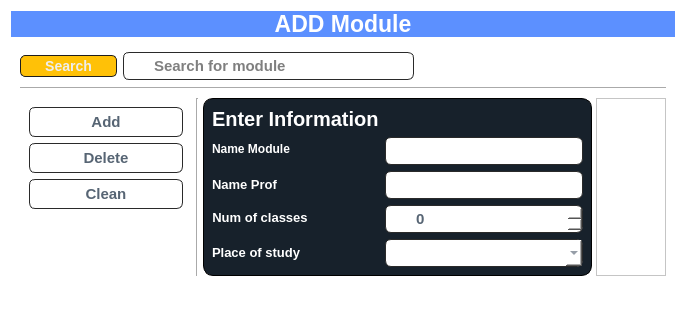
               <widget class="QWidget" name="page_2">
                <property name="styleSheet">
                 <string notr="true">QWidget{background:#fff;}</string>
                </property>
                <layout class="QVBoxLayout" name="verticalLayout_24">
                 <item>
                  <widget class="QLabel" name="label_24">
                   <property name="font">
                    <font>
                     <pointsize>17</pointsize>
                     <weight>75</weight>
                     <bold>true</bold>
                    </font>
                   </property>
                   <property name="styleSheet">
                    <string notr="true">background-color: rgb(92, 144, 255);
color: rgb(255, 255, 255);</string>
                   </property>
                   <property name="text">
                    <string>&lt;html&gt;&lt;head/&gt;&lt;body&gt;&lt;p align=&quot;center&quot;&gt;ADD Module&lt;/p&gt;&lt;/body&gt;&lt;/html&gt;</string>
                   </property>
                  </widget>
                 </item>
                 <item>
                  <widget class="QWidget" name="widget_25" native="true">
                   <property name="sizePolicy">
                    <sizepolicy hsizetype="Preferred" vsizetype="Expanding">
                     <horstretch>0</horstretch>
                     <verstretch>0</verstretch>
                    </sizepolicy>
                   </property>
                   <layout class="QGridLayout" name="gridLayout">
                    <item row="0" column="0">
                     <widget class="QPushButton" name="pushButton_3">
                      <property name="styleSheet">
                       <string notr="true">QPushButton {
	box-shadow:inset 0px 1px 0px 0px #ffffff;
	background:linear-gradient(to bottom, #f9f9f9 5%, #e9e9e9 100%);
	background-color: #ffc107;
	color: #eeeeee;
	border-radius:5px;
	border:1px solid #1e1e1e;
	display:inline-block;
	cursor:pointer;
	font-family:Arial;
	font-size:14px;
	font-weight:bold;
	padding:2px 24px;
}
QPushButton:hover {
	background:linear-gradient(to bottom, #e9e9e9 5%, #f9f9f9 100%);
	background-color: #001;
	color:#666666;
}
QPushButton:active {
	position:relative;
	top:1px;
}
QPushButton::pressed {
    background-color: QLinearGradient( x1: 0, y1: 0, x2: 0, y2: 1, stop: 0 #2d2d2d, stop: 0.1 #2b2b2b, stop: 0.5 #292929, stop: 0.9 #282828, stop: 1 #252525);
}

</string>
                      </property>
                      <property name="text">
                       <string>Search</string>
                      </property>
                     </widget>
                    </item>
                    <item row="0" column="1">
                     <widget class="QLineEdit" name="lineEdit_4">
                      <property name="styleSheet">
                       <string notr="true">QLineEdit {
	background-color: #ffffff;
	color: rgb(0, 0, 0);
	border-radius: 6px;
	border: 1px solid #2a2a2a;
	display:inline-block;
	font-family:Arial;
	font-size:15px;
	font-weight:bold;
	padding:3px 28px;
	text-decoration:none;
	text-shadow:0px 1px 0px #ffffff;
}
	</string>
                      </property>
                      <property name="placeholderText">
                       <string>Search for module</string>
                      </property>
                     </widget>
                    </item>
                    <item row="1" column="0" rowspan="2" colspan="3">
                     <widget class="Line" name="line_8">
                      <property name="orientation">
                       <enum>Qt::Horizontal</enum>
                      </property>
                     </widget>
                    </item>
                    <item row="2" column="2">
                     <widget class="QWidget" name="widget_28" native="true">
                      <property name="minimumSize">
                       <size>
                        <width>246</width>
                        <height>0</height>
                       </size>
                      </property>
                      <layout class="QVBoxLayout" name="verticalLayout_25">
                       <property name="spacing">
                        <number>0</number>
                       </property>
                       <property name="leftMargin">
                        <number>0</number>
                       </property>
                       <property name="topMargin">
                        <number>0</number>
                       </property>
                       <property name="rightMargin">
                        <number>0</number>
                       </property>
                       <property name="bottomMargin">
                        <number>0</number>
                       </property>
                      </layout>
                     </widget>
                    </item>
                    <item row="4" column="0" colspan="2">
                     <widget class="QWidget" name="widget_27" native="true">
                      <layout class="QHBoxLayout" name="horizontalLayout_8"/>
                     </widget>
                    </item>
                    <item row="3" column="0" colspan="3">
                     <widget class="QWidget" name="widget" native="true">
                      <layout class="QHBoxLayout" name="horizontalLayout_11">
                       <property name="spacing">
                        <number>4</number>
                       </property>
                       <property name="leftMargin">
                        <number>0</number>
                       </property>
                       <property name="topMargin">
                        <number>0</number>
                       </property>
                       <property name="rightMargin">
                        <number>0</number>
                       </property>
                       <property name="bottomMargin">
                        <number>0</number>
                       </property>
                       <item>
                        <widget class="QWidget" name="widget_24" native="true">
                         <property name="minimumSize">
                          <size>
                           <width>172</width>
                           <height>0</height>
                          </size>
                         </property>
                         <layout class="QVBoxLayout" name="verticalLayout_28">
                          <item>
                           <widget class="QPushButton" name="pushButton_2">
                            <property name="styleSheet">
                             <string notr="true">QPushButton {
	background-color: #ffffff;
	color: #576574;
	border-radius: 6px;
	border: 1px solid #2a2a2a;
	display:inline-block;
	font-family:Arial;
	font-size:15px;
	font-weight:bold;
	padding:5px 28px;
	text-decoration:none;
	text-shadow:0px 1px 0px #ffffff;
}
QPushButton:hover {
	background:linear-gradient(to bottom, #f9f9f9 5%, #e9e9e9 100%);
	background-color: QLinearGradient( x1: 0, y1: 0, x2: 1, y2: 1, stop: 0 #D980FA, stop: 0.1 #ED4C67, stop: 0.5 #B53471, stop: 0.9 #B53471, stop: 1 #833471);
	color: #eeeeee;
	border-radius: 6px;
	border: 1px solid #ffffff;
	display:inline-block;
	cursor:pointer;
	font-family:Arial;
	font-size:10px;
	font-weight:bold;
	padding:5px 24px;
	text-decoration:none;
	text-shadow:0px 1px 0px #ffffff;
}</string>
                            </property>
                            <property name="text">
                             <string>Add</string>
                            </property>
                           </widget>
                          </item>
                          <item>
                           <widget class="QPushButton" name="pushButton_15">
                            <property name="styleSheet">
                             <string notr="true">QPushButton {
	background-color: #ffffff;
	color: #576574;
	border-radius: 6px;
	border: 1px solid #2a2a2a;
	display:inline-block;
	font-family:Arial;
	font-size:15px;
	font-weight:bold;
	padding:5px 28px;
	text-decoration:none;
	text-shadow:0px 1px 0px #ffffff;
}
QPushButton:hover {
	background:linear-gradient(to bottom, #f9f9f9 5%, #e9e9e9 100%);
	background-color: QLinearGradient( x1: 0, y1: 0, x2: 1, y2: 1, stop: 0 #D980FA, stop: 0.1 #ED4C67, stop: 0.5 #B53471, stop: 0.9 #B53471, stop: 1 #833471);
	color: #eeeeee;
	border-radius: 6px;
	border: 1px solid #ffffff;
	display:inline-block;
	cursor:pointer;
	font-family:Arial;
	font-size:10px;
	font-weight:bold;
	padding:5px 24px;
	text-decoration:none;
	text-shadow:0px 1px 0px #ffffff;
}</string>
                            </property>
                            <property name="text">
                             <string>Delete</string>
                            </property>
                           </widget>
                          </item>
                          <item>
                           <widget class="QPushButton" name="pushButton_4">
                            <property name="styleSheet">
                             <string notr="true">QPushButton {
	background-color: #ffffff;
	color: #576574;
	border-radius: 6px;
	border: 1px solid #2a2a2a;
	display:inline-block;
	font-family:Arial;
	font-size:15px;
	font-weight:bold;
	padding:5px 28px;
	text-decoration:none;
	text-shadow:0px 1px 0px #ffffff;
}
QPushButton:hover {
	background:linear-gradient(to bottom, #f9f9f9 5%, #e9e9e9 100%);
	background-color: QLinearGradient( x1: 0, y1: 0, x2: 1, y2: 1, stop: 0 #D980FA, stop: 0.1 #ED4C67, stop: 0.5 #B53471, stop: 0.9 #B53471, stop: 1 #833471);
	color: #eeeeee;
	border-radius: 6px;
	border: 1px solid #ffffff;
	display:inline-block;
	cursor:pointer;
	font-family:Arial;
	font-size:10px;
	font-weight:bold;
	padding:5px 24px;
	text-decoration:none;
	text-shadow:0px 1px 0px #ffffff;
}</string>
                            </property>
                            <property name="text">
                             <string>Clean</string>
                            </property>
                           </widget>
                          </item>
                          <item>
                           <spacer name="verticalSpacer">
                            <property name="orientation">
                             <enum>Qt::Vertical</enum>
                            </property>
                            <property name="sizeHint" stdset="0">
                             <size>
                              <width>20</width>
                              <height>40</height>
                             </size>
                            </property>
                           </spacer>
                          </item>
                         </layout>
                        </widget>
                       </item>
                       <item>
                        <widget class="Line" name="line">
                         <property name="orientation">
                          <enum>Qt::Vertical</enum>
                         </property>
                        </widget>
                       </item>
                       <item>
                        <widget class="QWidget" name="widget_26" native="true">
                         <property name="sizePolicy">
                          <sizepolicy hsizetype="Preferred" vsizetype="Expanding">
                           <horstretch>0</horstretch>
                           <verstretch>0</verstretch>
                          </sizepolicy>
                         </property>
                         <property name="styleSheet">
                          <string notr="true">border:1px solid #000;
border-radius:10px;
background-color: rgb(23, 33, 43);
</string>
                         </property>
                         <layout class="QFormLayout" name="formLayout">
                          <item row="0" column="0">
                           <widget class="QLabel" name="label_25">
                            <property name="font">
                             <font>
                              <pointsize>15</pointsize>
                              <weight>75</weight>
                              <bold>true</bold>
                             </font>
                            </property>
                            <property name="styleSheet">
                             <string notr="true">color: rgb(255, 255, 255);
border:none;</string>
                            </property>
                            <property name="text">
                             <string>Enter Information</string>
                            </property>
                           </widget>
                          </item>
                          <item row="4" column="0">
                           <widget class="QLabel" name="label_29">
                            <property name="font">
                             <font>
                              <pointsize>9</pointsize>
                              <weight>75</weight>
                              <bold>true</bold>
                             </font>
                            </property>
                            <property name="styleSheet">
                             <string notr="true">color: rgb(255, 255, 255);
border:none;</string>
                            </property>
                            <property name="text">
                             <string>Name Module</string>
                            </property>
                           </widget>
                          </item>
                          <item row="4" column="1">
                           <widget class="QLineEdit" name="lineEdit_8">
                            <property name="styleSheet">
                             <string notr="true">QLineEdit {
	background-color: #ffffff;
	color: rgb(0, 0, 0);
	border-radius: 6px;
	border: 1px solid #2a2a2a;
	display:inline-block;
	font-family:Arial;
	font-size:15px;
	font-weight:bold;
	padding:3px 28px;
	text-decoration:none;
	text-shadow:0px 1px 0px #ffffff;
}
	</string>
                            </property>
                           </widget>
                          </item>
                          <item row="5" column="0">
                           <widget class="QLabel" name="label_26">
                            <property name="font">
                             <font>
                              <pointsize>10</pointsize>
                              <weight>75</weight>
                              <bold>true</bold>
                             </font>
                            </property>
                            <property name="styleSheet">
                             <string notr="true">color: rgb(255, 255, 255);
border:none;</string>
                            </property>
                            <property name="text">
                             <string>Name Prof</string>
                            </property>
                           </widget>
                          </item>
                          <item row="5" column="1">
                           <widget class="QLineEdit" name="lineEdit_5">
                            <property name="styleSheet">
                             <string notr="true">QLineEdit {
	background-color: #ffffff;
	color: rgb(0, 0, 0);
	border-radius: 6px;
	border: 1px solid #2a2a2a;
	display:inline-block;
	font-family:Arial;
	font-size:15px;
	font-weight:bold;
	padding:3px 28px;
	text-decoration:none;
	text-shadow:0px 1px 0px #ffffff;
}
	</string>
                            </property>
                           </widget>
                          </item>
                          <item row="6" column="0">
                           <widget class="QLabel" name="label_28">
                            <property name="font">
                             <font>
                              <pointsize>10</pointsize>
                              <weight>75</weight>
                              <bold>true</bold>
                             </font>
                            </property>
                            <property name="styleSheet">
                             <string notr="true">color: rgb(255, 255, 255);
border:none;</string>
                            </property>
                            <property name="text">
                             <string>&lt;html&gt;&lt;head/&gt;&lt;body&gt;&lt;p align=&quot;center&quot;&gt;Num of classes&lt;/p&gt;&lt;/body&gt;&lt;/html&gt;</string>
                            </property>
                           </widget>
                          </item>
                          <item row="6" column="1">
                           <widget class="QSpinBox" name="spinBox_2">
                            <property name="styleSheet">
                             <string notr="true">QSpinBox {
	background-color: #ffffff;
	color: #576574;
	border-radius: 6px;
	border: 1px solid #2a2a2a;
	display:inline-block;
	font-family:Arial;
	font-size:15px;
	font-weight:bold;
	padding:3px 28px;
	text-decoration:none;
	text-shadow:0px 1px 0px #ffffff;
}

</string>
                            </property>
                           </widget>
                          </item>
                          <item row="7" column="0">
                           <widget class="QLabel" name="label_2">
                            <property name="font">
                             <font>
                              <pointsize>10</pointsize>
                              <weight>75</weight>
                              <bold>true</bold>
                             </font>
                            </property>
                            <property name="styleSheet">
                             <string notr="true">color: rgb(255, 255, 255);
border:none;</string>
                            </property>
                            <property name="text">
                             <string>Place of study</string>
                            </property>
                           </widget>
                          </item>
                          <item row="7" column="1">
                           <widget class="QComboBox" name="comboBox_3">
                            <property name="styleSheet">
                             <string notr="true">QComboBox {
	background-color: #ffffff;
	color: #576574;
	border-radius: 6px;
	border: 1px solid #2a2a2a;
	display:inline-block;
	font-family:Arial;
	font-size:15px;
	font-weight:bold;
	padding:3px 28px;
	text-decoration:none;
	text-shadow:0px 1px 0px #ffffff;
}

</string>
                            </property>
                            <item>
                             <property name="text">
                              <string/>
                             </property>
                            </item>
                            <item>
                             <property name="text">
                              <string>Amphi</string>
                             </property>
                            </item>
                            <item>
                             <property name="text">
                              <string>Labo</string>
                             </property>
                            </item>
                            <item>
                             <property name="text">
                              <string>Salle</string>
                             </property>
                            </item>
                           </widget>
                          </item>
                         </layout>
                        </widget>
                       </item>
                       <item>
                        <widget class="QScrollArea" name="scrollArea_2">
                         <property name="widgetResizable">
                          <bool>true</bool>
                         </property>
                         <widget class="QWidget" name="scrollAreaWidgetContents_2">
                          <property name="geometry">
                           <rect>
                            <x>0</x>
                            <y>0</y>
                            <width>243</width>
                            <height>438</height>
                           </rect>
                          </property>
                          <layout class="QVBoxLayout" name="verticalLayout_27">
                           <item>
                            <layout class="QVBoxLayout" name="verticalLayout_26"/>
                           </item>
                          </layout>
                         </widget>
                        </widget>
                       </item>
                      </layout>
                     </widget>
                    </item>
                   </layout>
                  </widget>
                 </item>
                </layout>
               </widget>
